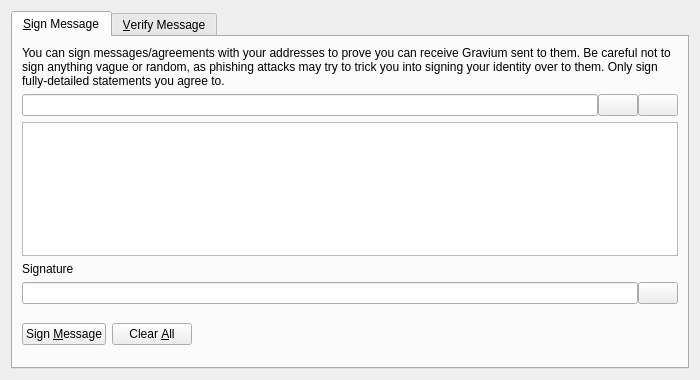
<?xml version="1.0" encoding="UTF-8"?>
<ui version="4.0">
 <class>SignVerifyMessageDialog</class>
 <widget class="QDialog" name="SignVerifyMessageDialog">
  <property name="geometry">
   <rect>
    <x>0</x>
    <y>0</y>
    <width>700</width>
    <height>380</height>
   </rect>
  </property>
  <property name="windowTitle">
   <string>Signatures - Sign / Verify a Message</string>
  </property>
  <property name="modal">
   <bool>true</bool>
  </property>
  <layout class="QVBoxLayout" name="verticalLayout">
   <item>
    <widget class="QTabWidget" name="tabWidget">
     <property name="currentIndex">
      <number>0</number>
     </property>
     <widget class="QWidget" name="tabSignMessage">
      <attribute name="title">
       <string>&amp;Sign Message</string>
      </attribute>
      <layout class="QVBoxLayout" name="verticalLayout_SM">
       <item>
        <widget class="QLabel" name="infoLabel_SM">
         <property name="text">
          <string>You can sign messages/agreements with your addresses to prove you can receive Gravium sent to them. Be careful not to sign anything vague or random, as phishing attacks may try to trick you into signing your identity over to them. Only sign fully-detailed statements you agree to.</string>
         </property>
         <property name="textFormat">
          <enum>Qt::PlainText</enum>
         </property>
         <property name="wordWrap">
          <bool>true</bool>
         </property>
        </widget>
       </item>
       <item>
        <layout class="QHBoxLayout" name="horizontalLayout_1_SM">
         <property name="spacing">
          <number>0</number>
         </property>
         <item>
          <widget class="QValidatedLineEdit" name="addressIn_SM">
           <property name="toolTip">
            <string>The Gravium address to sign the message with</string>
           </property>
          </widget>
         </item>
         <item>
          <widget class="QPushButton" name="addressBookButton_SM">
           <property name="toolTip">
            <string>Choose previously used address</string>
           </property>
           <property name="text">
            <string/>
           </property>
           <property name="shortcut">
            <string>Alt+A</string>
           </property>
           <property name="autoDefault">
            <bool>false</bool>
           </property>
          </widget>
         </item>
         <item>
          <widget class="QPushButton" name="pasteButton_SM">
           <property name="toolTip">
            <string>Paste address from clipboard</string>
           </property>
           <property name="text">
            <string/>
           </property>
           <property name="shortcut">
            <string>Alt+P</string>
           </property>
           <property name="autoDefault">
            <bool>false</bool>
           </property>
          </widget>
         </item>
        </layout>
       </item>
       <item>
        <widget class="QPlainTextEdit" name="messageIn_SM">
         <property name="toolTip">
          <string>Enter the message you want to sign here</string>
         </property>
        </widget>
       </item>
       <item>
        <widget class="QLabel" name="signatureLabel_SM">
         <property name="text">
          <string>Signature</string>
         </property>
         <property name="textFormat">
          <enum>Qt::PlainText</enum>
         </property>
        </widget>
       </item>
       <item>
        <layout class="QHBoxLayout" name="horizontalLayout_2_SM">
         <property name="spacing">
          <number>0</number>
         </property>
         <item>
          <widget class="QLineEdit" name="signatureOut_SM">
           <property name="font">
            <font>
             <italic>true</italic>
            </font>
           </property>
           <property name="readOnly">
            <bool>true</bool>
           </property>
          </widget>
         </item>
         <item>
          <widget class="QPushButton" name="copySignatureButton_SM">
           <property name="toolTip">
            <string>Copy the current signature to the system clipboard</string>
           </property>
           <property name="text">
            <string/>
           </property>
           <property name="autoDefault">
            <bool>false</bool>
           </property>
          </widget>
         </item>
        </layout>
       </item>
       <item>
        <layout class="QHBoxLayout" name="horizontalLayout_3_SM">
         <item>
          <widget class="QPushButton" name="signMessageButton_SM">
           <property name="toolTip">
            <string>Sign the message to prove you own this Gravium address</string>
           </property>
           <property name="text">
            <string>Sign &amp;Message</string>
           </property>
           <property name="autoDefault">
            <bool>false</bool>
           </property>
          </widget>
         </item>
         <item>
          <widget class="QPushButton" name="clearButton_SM">
           <property name="toolTip">
            <string>Reset all sign message fields</string>
           </property>
           <property name="text">
            <string>Clear &amp;All</string>
           </property>
           <property name="autoDefault">
            <bool>false</bool>
           </property>
          </widget>
         </item>
         <item>
          <spacer name="horizontalSpacer_1_SM">
           <property name="orientation">
            <enum>Qt::Horizontal</enum>
           </property>
           <property name="sizeHint" stdset="0">
            <size>
             <width>40</width>
             <height>48</height>
            </size>
           </property>
          </spacer>
         </item>
         <item>
          <widget class="QLabel" name="statusLabel_SM">
           <property name="font">
            <font>
             <weight>75</weight>
             <bold>true</bold>
            </font>
           </property>
           <property name="text">
            <string/>
           </property>
           <property name="wordWrap">
            <bool>true</bool>
           </property>
          </widget>
         </item>
         <item>
          <spacer name="horizontalSpacer_2_SM">
           <property name="orientation">
            <enum>Qt::Horizontal</enum>
           </property>
           <property name="sizeHint" stdset="0">
            <size>
             <width>40</width>
             <height>48</height>
            </size>
           </property>
          </spacer>
         </item>
        </layout>
       </item>
      </layout>
     </widget>
     <widget class="QWidget" name="tabVerifyMessage">
      <attribute name="title">
       <string>&amp;Verify Message</string>
      </attribute>
      <layout class="QVBoxLayout" name="verticalLayout_VM">
       <item>
        <widget class="QLabel" name="infoLabel_VM">
         <property name="text">
          <string>Enter the receiver's address, message (ensure you copy line breaks, spaces, tabs, etc. exactly) and signature below to verify the message. Be careful not to read more into the signature than what is in the signed message itself, to avoid being tricked by a man-in-the-middle attack. Note that this only proves the signing party receives with the address, it cannot prove sendership of any transaction!</string>
         </property>
         <property name="textFormat">
          <enum>Qt::PlainText</enum>
         </property>
         <property name="alignment">
          <set>Qt::AlignLeading|Qt::AlignLeft|Qt::AlignTop</set>
         </property>
         <property name="wordWrap">
          <bool>true</bool>
         </property>
        </widget>
       </item>
       <item>
        <layout class="QHBoxLayout" name="horizontalLayout_1_VM">
         <property name="spacing">
          <number>0</number>
         </property>
         <item>
          <widget class="QValidatedLineEdit" name="addressIn_VM">
           <property name="toolTip">
            <string>The Gravium address the message was signed with</string>
           </property>
          </widget>
         </item>
         <item>
          <widget class="QPushButton" name="addressBookButton_VM">
           <property name="toolTip">
            <string>Choose previously used address</string>
           </property>
           <property name="text">
            <string/>
           </property>
           <property name="shortcut">
            <string>Alt+A</string>
           </property>
           <property name="autoDefault">
            <bool>false</bool>
           </property>
          </widget>
         </item>
        </layout>
       </item>
       <item>
        <widget class="QPlainTextEdit" name="messageIn_VM"/>
       </item>
       <item>
        <widget class="QValidatedLineEdit" name="signatureIn_VM"/>
       </item>
       <item>
        <layout class="QHBoxLayout" name="horizontalLayout_2_VM">
         <item>
          <widget class="QPushButton" name="verifyMessageButton_VM">
           <property name="toolTip">
            <string>Verify the message to ensure it was signed with the specified Gravium address</string>
           </property>
           <property name="text">
            <string>Verify &amp;Message</string>
           </property>
           <property name="autoDefault">
            <bool>false</bool>
           </property>
          </widget>
         </item>
         <item>
          <widget class="QPushButton" name="clearButton_VM">
           <property name="toolTip">
            <string>Reset all verify message fields</string>
           </property>
           <property name="text">
            <string>Clear &amp;All</string>
           </property>
           <property name="autoDefault">
            <bool>false</bool>
           </property>
          </widget>
         </item>
         <item>
          <spacer name="horizontalSpacer_1_VM">
           <property name="orientation">
            <enum>Qt::Horizontal</enum>
           </property>
           <property name="sizeHint" stdset="0">
            <size>
             <width>40</width>
             <height>48</height>
            </size>
           </property>
          </spacer>
         </item>
         <item>
          <widget class="QLabel" name="statusLabel_VM">
           <property name="font">
            <font>
             <weight>75</weight>
             <bold>true</bold>
            </font>
           </property>
           <property name="text">
            <string/>
           </property>
           <property name="wordWrap">
            <bool>true</bool>
           </property>
          </widget>
         </item>
         <item>
          <spacer name="horizontalSpacer_2_VM">
           <property name="orientation">
            <enum>Qt::Horizontal</enum>
           </property>
           <property name="sizeHint" stdset="0">
            <size>
             <width>40</width>
             <height>48</height>
            </size>
           </property>
          </spacer>
         </item>
        </layout>
       </item>
      </layout>
     </widget>
    </widget>
   </item>
  </layout>
 </widget>
 <customwidgets>
  <customwidget>
   <class>QValidatedLineEdit</class>
   <extends>QLineEdit</extends>
   <header>qvalidatedlineedit.h</header>
  </customwidget>
 </customwidgets>
 <resources>
  <include location="../gravium.qrc"/>
 </resources>
 <connections/>
</ui>
